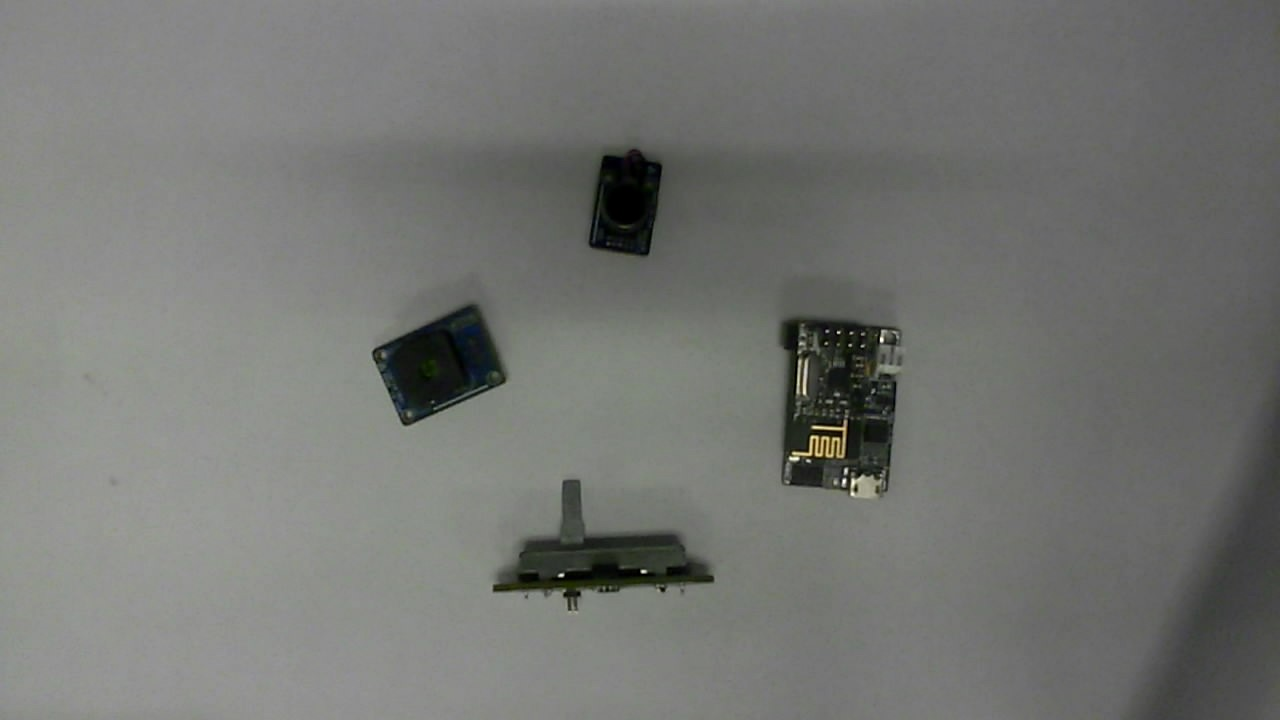
#> input picture Blob_detector/berry_picture.jpg, 1280 x 720 px
$ python detect_berries.py   (older library calls are emulated)
#> lines starting #> are read from the running program, lines starting #| are printed output that depends on the picture; after the words box and inside, x2 and y2 are one past the last pixel; in counts of white or black regions, pixels touching at a corner belong together
import cv2
import matplotlib
import numpy as np
import imutils
#from skimage import measure
from imutils import contours

# read in the image and make it grey scale.
berry_image = cv2.imread("berry_picture.jpg",)
#> berry_image is the input picture: shape (720, 1280, 3); mean B, G, R 114.4, 117.6, 116.2

print("Detecting berries....")

berry_image_gray = cv2.cvtColor(berry_image, cv2.COLOR_BGR2GRAY)

# blurrs the image so that you can get cleaner points to work with.
berry_image_blurred = cv2.GaussianBlur(berry_image, (7,7), 0)

berry_image_hsv = cv2.cvtColor(berry_image_blurred, cv2.COLOR_BGR2HSV)
#> berry_image_hsv: shape (720, 1280, 3); mean H, S, V 40.1, 9.7, 117.8

#parameters for the mask, filter out black objects from white objects to detect the berries.
#simplist way to do this against a black background.
def hsv_color_params(color):
    lower_hue = []
    upper_hue = []
    if color == 'black':
        lower_hue = np.array([0,0,0])
        upper_hue = np.array([255,100,88])
    elif color == 'white':
        lower_hue = np.array([0,0,0])
        upper_hue = np.array([0,0,255])
    return lower_hue, upper_hue

# [6 lines left out: function compare, not called in this run]


chosen_color = 'black'
lower_hue,upper_hue = hsv_color_params(chosen_color)

black_mask = cv2.inRange(berry_image_hsv, lower_hue, upper_hue)
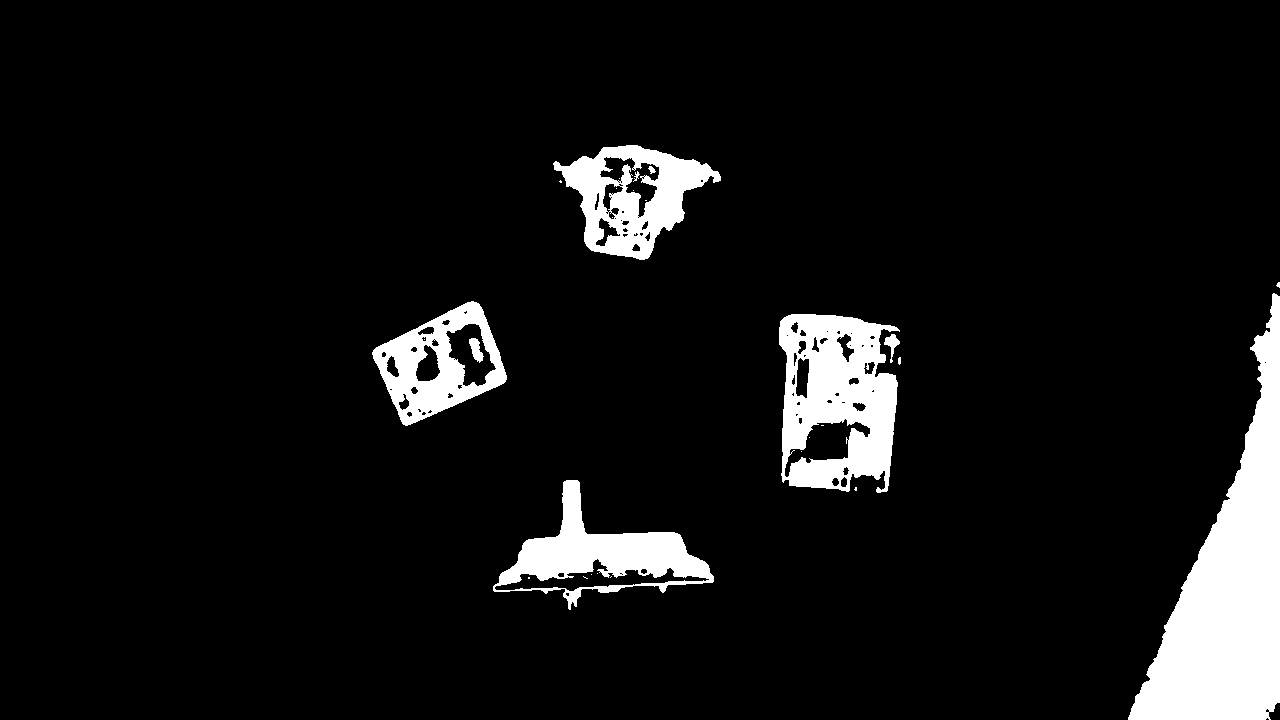
#> black_mask: shape (720, 1280); 7.5% white; 27 white regions (17 under 20 px), largest, box (x1, y1, x2, y2) and area: (1128, 293, 1280, 720) 28561, (779, 314, 900, 493) 14706, (493, 480, 714, 610) 9307

# initialized the detector with no parameters
detector_params = cv2.SimpleBlobDetector_Params()
detector = cv2.SimpleBlobDetector_create(detector_params)

berries_thresh_erode = cv2.erode(black_mask, None, iterations = 2)
#> berries_thresh_erode: shape (720, 1280); 6% white; 19 white regions (9 under 20 px), largest, box (x1, y1, x2, y2) and area: (1130, 296, 1280, 720) 27130, (781, 316, 896, 487) 10554, (501, 482, 710, 583) 6753

berries_thresh_dilate = cv2.dilate(berries_thresh_erode, None, iterations = 9)
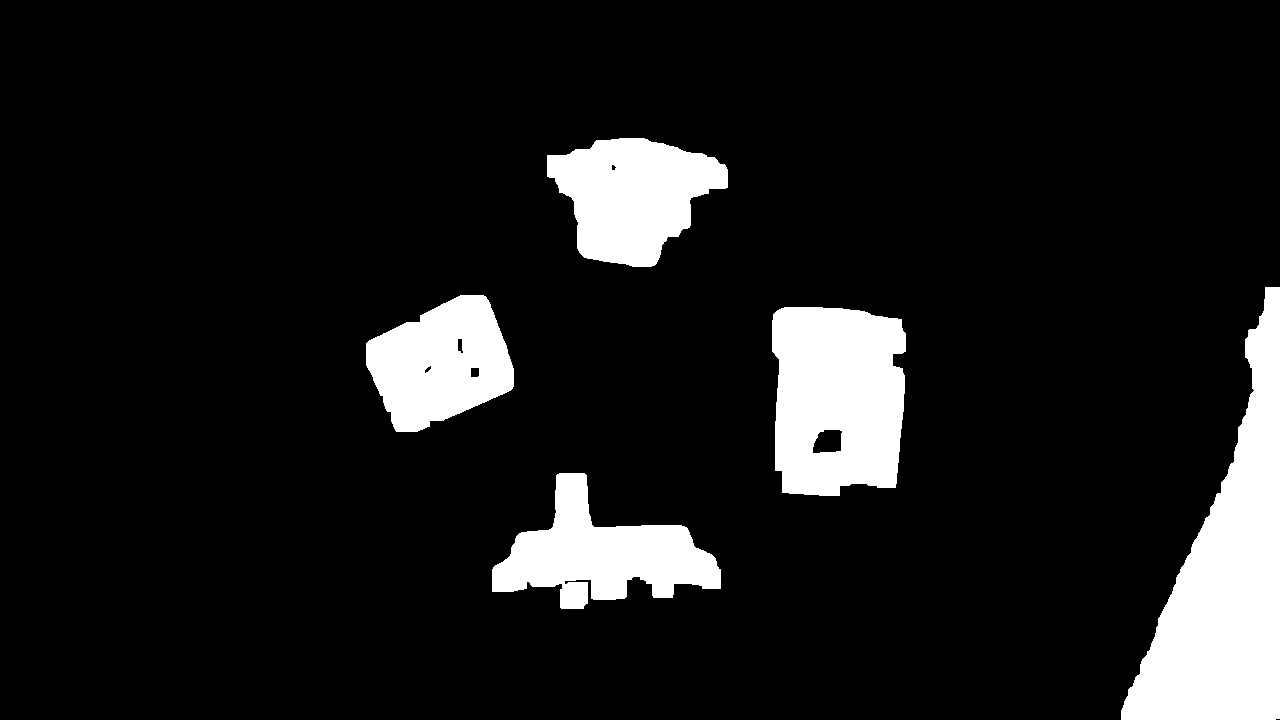
#> berries_thresh_dilate: shape (720, 1280); 10.7% white; 5 white regions


_, contours, hierarchy = cv2.findContours(berries_thresh_dilate, cv2.RETR_TREE, cv2.CHAIN_APPROX_SIMPLE)
#> contours = 10 contours; largest, box (x1, y1, x2, y2) and area: (1121, 287, 1280, 720) 32392, (772, 307, 906, 496) 22243, (547, 138, 728, 267) 14970, (492, 473, 721, 609) 14718, (366, 295, 514, 432) 13638

berry_id = 0
contour_list = []
for contour in contours:
    area = cv2.contourArea(contour)
    if area > 5000 and area < 32000:
        berry_id = berry_id + 1
        contour_list.append(contour)
        M = cv2.moments(contour)
        cX = int(M["m10"]/M["m00"])
        cY = int(M["m01"]/M["m00"])

        cv2.putText(berry_image, "Berry {}".format(berry_id), (cX,cY-80), cv2.FONT_HERSHEY_PLAIN, 1, (255,255,255),2)
#> this loop made 10 passes
#> (area, cX, cY) on passes 1, 2, 4, 9: (14718, 601, 554), (22243, 836, 398), (13637.5, 440, 363), (14969.5, 632, 195)
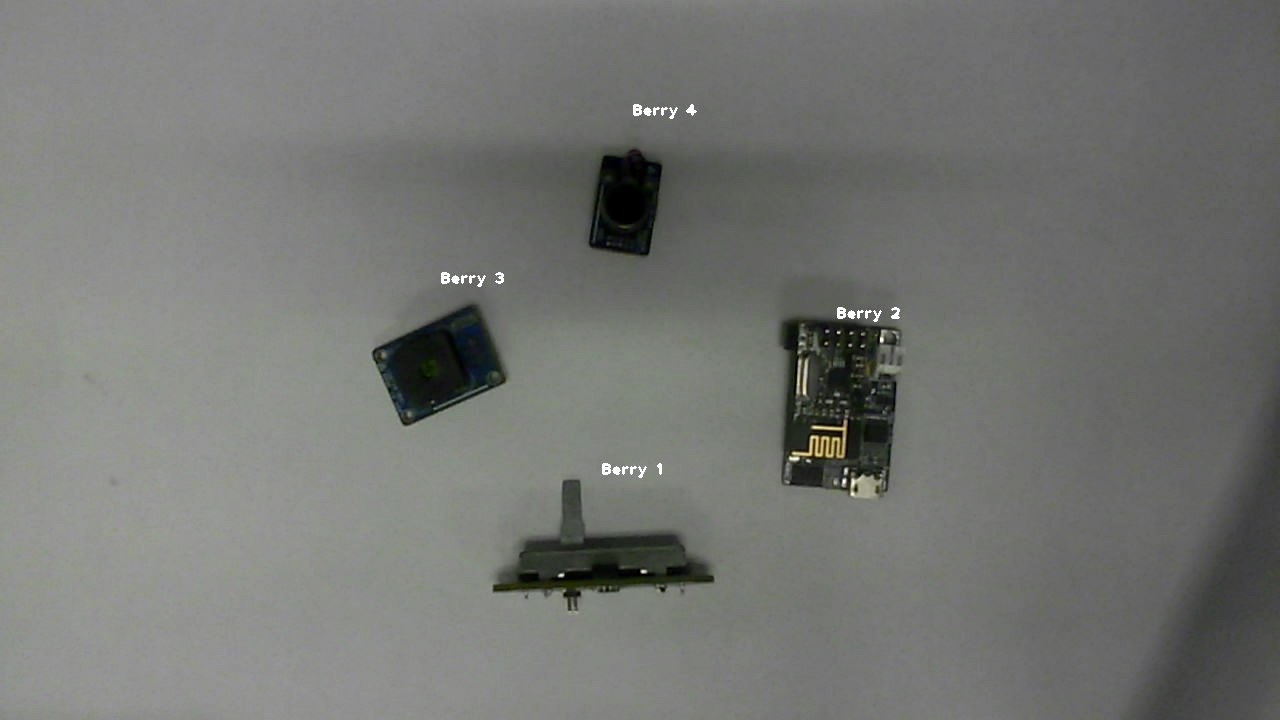
#> berry_image: shape (720, 1280, 3); 0.13% of pixels changed, all inside (x1, y1, x2, y2) = (441, 104, 900, 478)
#> after the loop, berry_id = 4; contour_list = 4 contours; box (x1, y1, x2, y2) and area: (772, 307, 906, 496) 22243, (547, 138, 728, 267) 14970, (492, 473, 721, 609) 14718, (366, 295, 514, 432) 13638

#cv2.imshow("Berries", berries_thresh_dilate)

print(berry_id," berries detected in image!")
#| 4  berries detected in image!

#detective = cv2.FastFeatureDetector_create("LIGHT SEEKER")
#descriptor = cv2.DescriptorExtractor_create("LIGHT SEEKER")

# bright spot for looking for a green led in the image, will catch reflections.
(minVal, maxVal, minLoc, maxLoc) = cv2.minMaxLoc(berry_image_gray)
#> minVal = 0; maxVal = 254; minLoc = (648, 163); maxLoc = (880, 339)
cv2.circle(berry_image, maxLoc, 5, (255,0,0), 2)
#> berry_image: shape (720, 1280, 3); 0.01% of pixels changed, all inside (x1, y1, x2, y2) = (874, 333, 887, 346)
cv2.imshow("", berry_image)

cv2.drawContours(berry_image,contour_list, -1,(0,255,0),2)
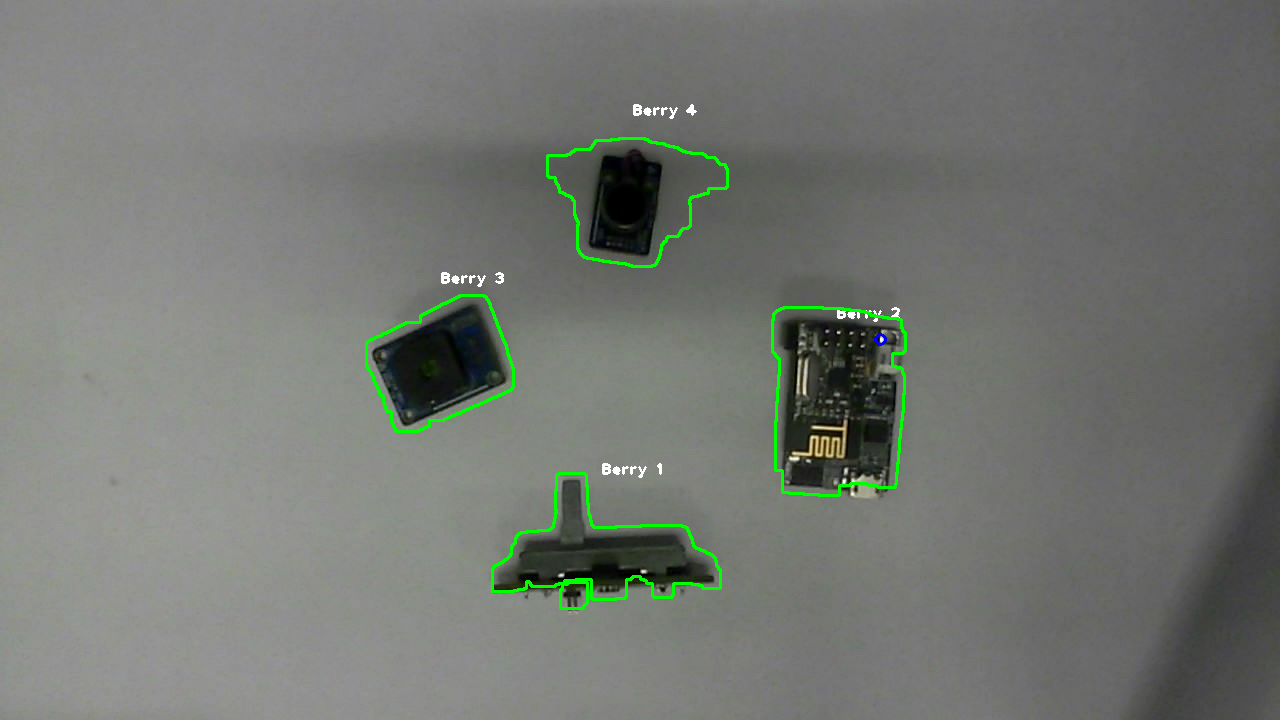
#> berry_image: shape (720, 1280, 3); mean B, G, R 113.7, 119, 115.5
# show the points that are detected
cv2.imshow("Detected Berries", berry_image)
cv2.imwrite("detected_berries.jpg", berry_image)
print("")
print("Click on a berry to start programming!")
print("")
#cv2.imshow("Detected Berries", image_with_detected_berries)

# [9 lines left out: function mouse_click_event, not called in this run]
cv2.setMouseCallback("Detected Berries", mouse_click_event)

while(1):
    #cv2.imshow("clickable", berry_image)
    k = cv2.waitKey(20) & 0xFF
#> (key Esc is pressed here)
    if k == 27:
        break
    elif k == ord('a'):
        print(mouseX,mouseY)

cv2.waitKey(0)

$ run again, with Blob_detector/berry_light.jpg copied over Blob_detector/berry_picture.jpg
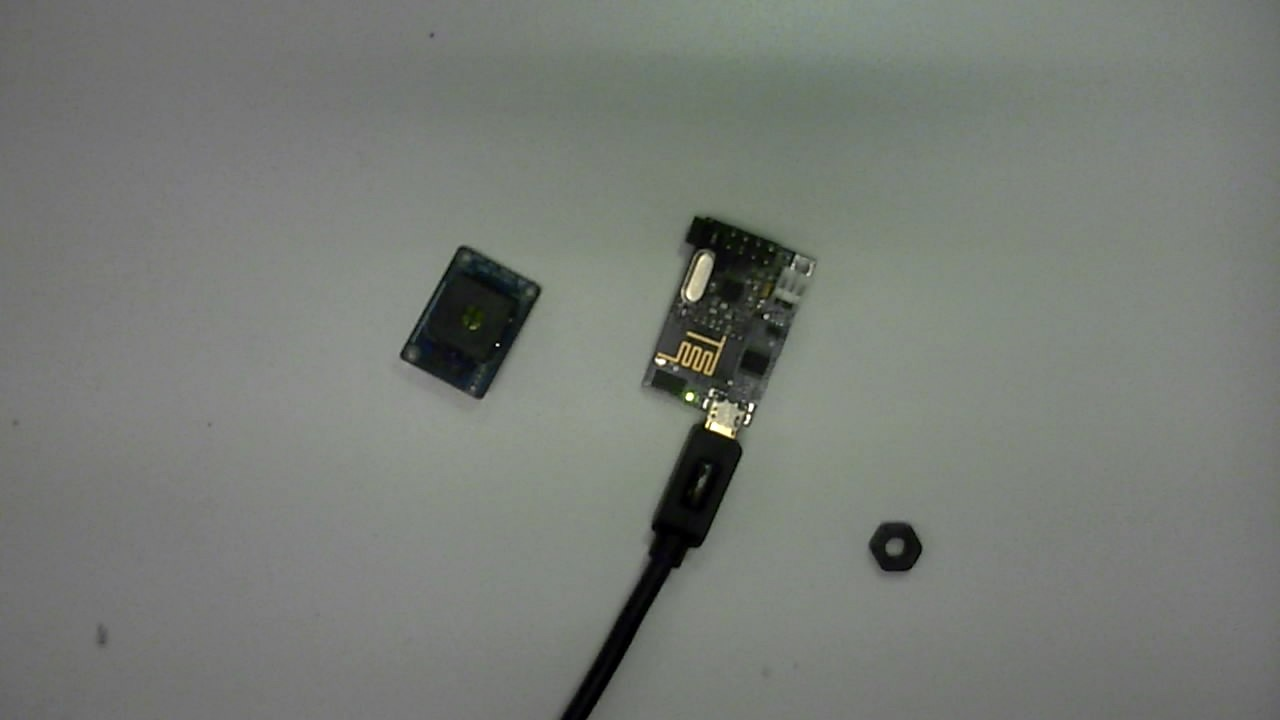
#> input picture Blob_detector/berry_light.jpg, 1280 x 720 px
#> berry_image is the input picture: shape (720, 1280, 3); mean B, G, R 117.4, 123.2, 119.2
#> berry_image_hsv: shape (720, 1280, 3); mean H, S, V 48, 13.9, 123.3
#> `black_mask = cv2.inRange(berry_image_hsv, lower_hue, upper_hue)`:
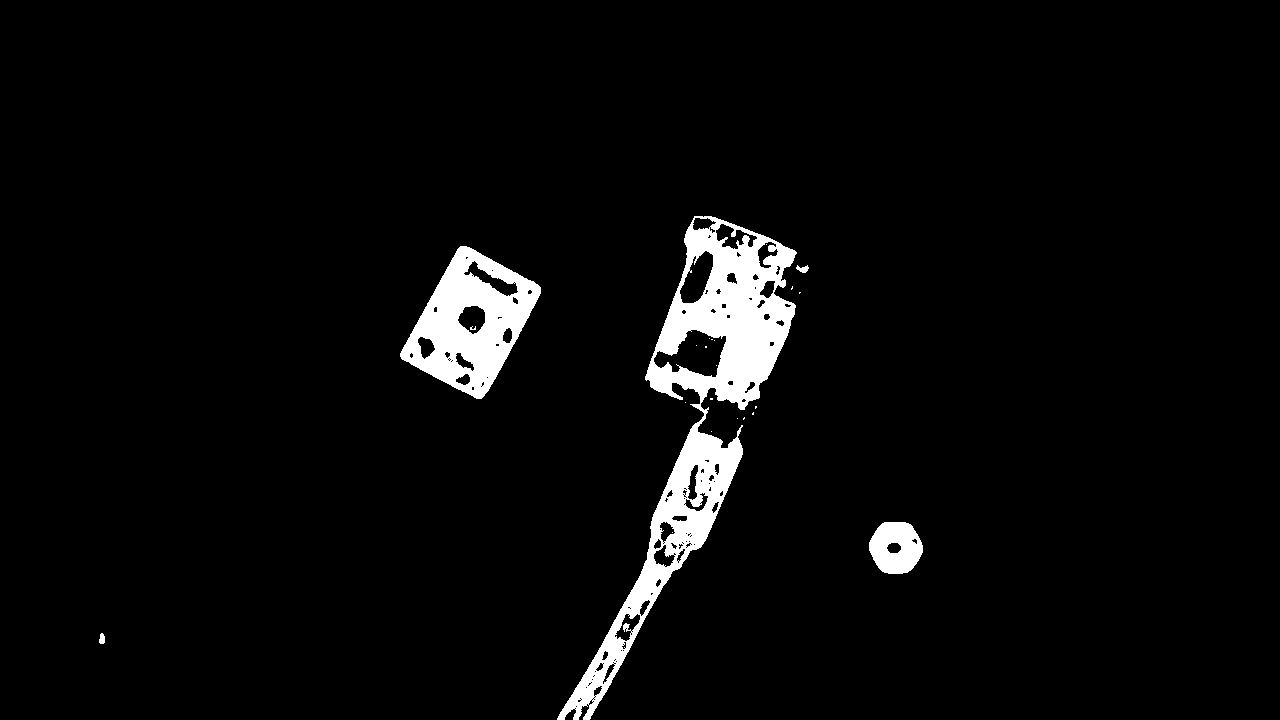
#> black_mask: shape (720, 1280); 4.2% white; 23 white regions (18 under 20 px), largest, box (x1, y1, x2, y2) and area: (557, 216, 797, 720) 25557, (400, 246, 541, 399) 10596, (869, 522, 923, 574) 2086, (796, 265, 809, 273) 62, (99, 633, 105, 644) 53
#> berries_thresh_erode: shape (720, 1280); 2.7% white; 29 white regions (24 under 20 px), largest, box (x1, y1, x2, y2) and area: (648, 229, 793, 401) 10303, (403, 248, 539, 397) 7712, (652, 427, 741, 553) 3684, (560, 544, 679, 720) 1695, (871, 524, 921, 572) 1518
#> berries_thresh_dilate: shape (720, 1280); 6.8% white; 5 white regions
#> contours = 7 contours; box (x1, y1, x2, y2) and area: (639, 212, 814, 417) 23410, (551, 418, 750, 720) 18174, (394, 239, 548, 406) 16420, (862, 515, 930, 581) 3776, (683, 338, 715, 369) 575, (93, 629, 112, 650) 360, (469, 314, 477, 323) 37
#> the loop `for contour in contours:` made 7 passes
#> (area, cX, cY) on passes 3, 4, 6: (18174.5, 660, 556), (16420.5, 470, 322), (23410.5, 725, 317)
#> after the loop `for contour in contours:`: berry_id = 3; contour_list = 3 contours; box (x1, y1, x2, y2) and area: (639, 212, 814, 417) 23410, (551, 418, 750, 720) 18174, (394, 239, 548, 406) 16420
#| 3  berries detected in image!
#> minVal = 0; maxVal = 254; minLoc = (697, 472); maxLoc = (658, 360)
#> `cv2.drawContours(berry_image,contour_list, -1,(0,255,0),2)`:
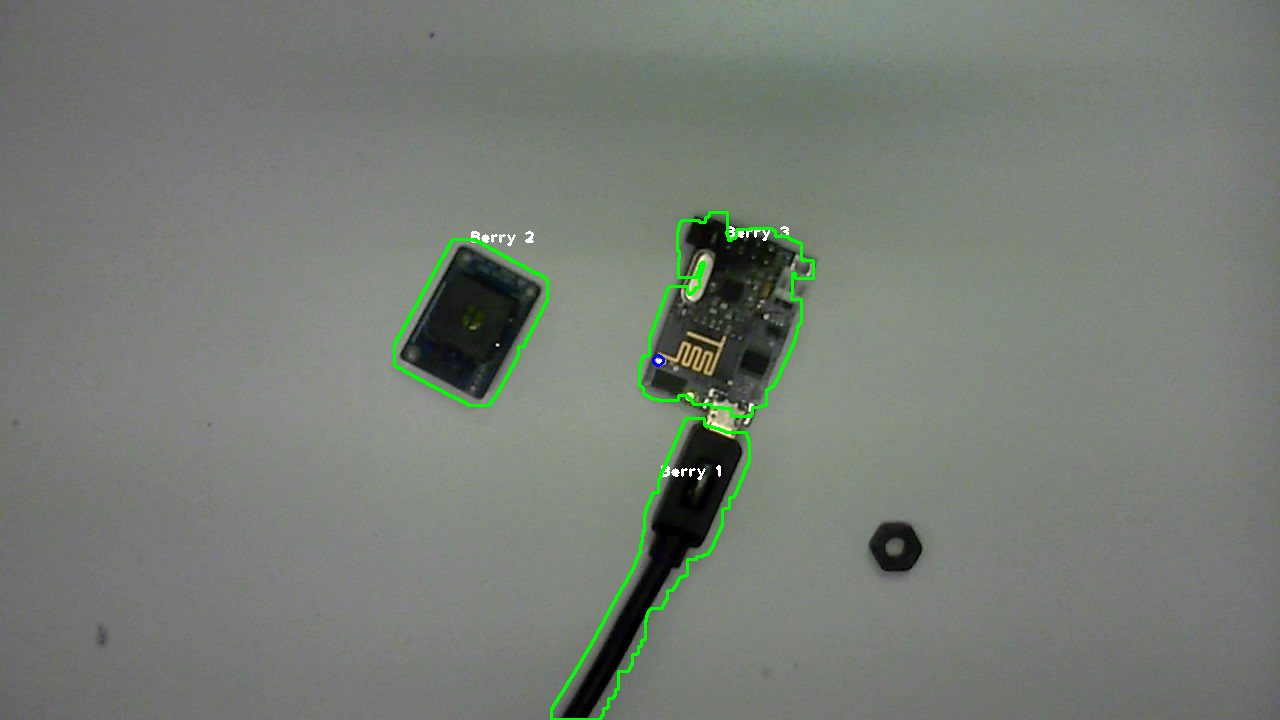
#> berry_image: shape (720, 1280, 3); mean B, G, R 116.7, 124.3, 118.4
